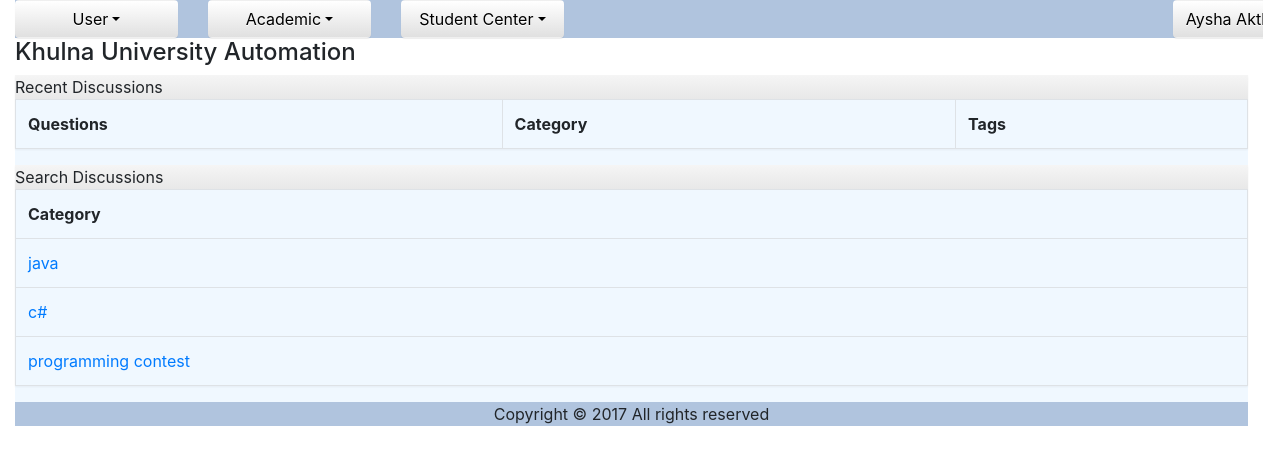
Page /discussion_recent.php (signed in) on the committed database.
### tables this page shows
CREATE TABLE `dms_discussion_category` (
  `ID` varchar(40) NOT NULL,
  `Name` varchar(40) NOT NULL
);

### util/class.util.inc (called while the page is built, shortened)
<?php
class ConfigUtil implements I_DBConfig, I_LogConfig, I_LanguageConfig{
	public static $s_instance;
	private $_host;
	private $_username;
	private $_password;
	private $_database;
	public static function getInstance() {
		if(!self::$s_instance) {
			self::$s_instance = new self();
		}
		return self::$s_instance;
	}
	private function readConfig(){
		$this->_ini_array = parse_ini_file(CONFIG.'system.ini');
		$this->_host =	$this->_ini_array['db_host'];
		$this->_username = $this->_ini_array['db_username'];
		$this->_password = $this->_ini_array['db_password'];
		$this->_database = $this->_ini_array['db_database'];
	}
	public function getDBHost(){
		return $this->_host;
	}
	public function getDBUserName(){
		return $this->_username;
	}
	public function getDBPassword(){
		return $this->_password;
	}
	public function getDBName(){
		return $this->_database;
	}
}
class DBUtil implements I_DBUtil {
	private static $s_instance;
	private $_host;
	private $_username;
	private $_password;
	private $_database;
	protected $_connection;
	protected $_result;
	public static function getInstance() {
		if(!self::$s_instance) {
			self::$s_instance = new self();
		}
		return self::$s_instance;
	}
	private function readDBConfig(){
		$_config = ConfigUtil::getInstance();
		$this->_host = $_config->getDBHost();
		$this->_username = $_config->getDBUserName();
		$this->_password = $_config->getDBPassword();
		$this->_database = $_config->getDBName();
	}
	private function setConnection(){
		$this->_connection = new mysqli($this->_host, $this->_username,
			$this->_password, $this->_database);
	}
	public function doQuery($sql) {
		$this->_result = $this->_connection->query($sql) or die(mysqli_error($this->_connection));
		return $this->_result;
	}
	public function getNumRows() {
		$this->_numRows = mysqli_num_rows($this->_result);
		return $this->_numRows;
	}
	public function getAllRows() {
		$rows = array();
		for($x = 0; $x < $this->getNumRows(); $x++) {
			$rows[] = mysqli_fetch_assoc($this->_result);
		}
		return $rows;
	}
}
class LogUtil{
	private static $s_instance;
	public static function getInstance(){
		if(!self::$s_instance) {
			self::$s_instance = new self();
		}
		return self::$s_instance;
	}
}
class LangUtil{
	private static $s_instance;
	public static function getInstance() {
		if(!self::$s_instance) {
			self::$s_instance = new self();
		}
		return self::$s_instance;
	}
}
?>

### modules/forum/ui/blade/view.mostRecent.blade.inc (called while the page is built, shortened)
<?php
include_once UTILITY.'class.util.inc';
include_once MODULES_FORUM.'bao/class.mostRecentbao.inc';
$_MostRecentBAO = new MostRecentBAO();
?>

### modules/forum/bao/class.mostRecentbao.inc (called while the page is built, shortened)
<?php
include_once UTILITY.'class.util.inc';
include_once MODULES_FORUM.'dao/class.mostRecentdao.inc';
Class MostRecentBAO{
	private $_MostRecentDAO;
	public function __construct(){
		$this->_MostRecentDAO = new MostRecentDAO();
	}
	public function getAllDiscussions(){
		$Result = $this->_MostRecentDAO->getAllDiscussions();
		return $Result;
	}
	public function getAllDiscussionCategorys(){
		$Result = $this->_MostRecentDAO->getAllDiscussionCategorys();
		return $Result;
	}
}
?>

### modules/forum/dao/class.mostRecentdao.inc (called while the page is built, shortened)
<?php
include_once COMMON.'class.common.inc';
include_once COMMON.'class.common.forum.inc';
include_once UTILITY.'class.util.inc';
Class MostRecentDAO{
	private $_DB;
	public function __construct(){
		$this->_DB = DBUtil::getInstance();
	}
	public function getAllDiscussions(){
		$DiscussionList = array();
		$this->_DB->doQuery("SELECT * FROM dms_discussion WHERE CreationDate >= curdate() - INTERVAL DAYOFWEEK(curdate())+6 DAY");
		$rows = $this->_DB->getAllRows();
		for($i = 0; $i < sizeof($rows); $i++) {
			$row = $rows[$i];
			$this->_Discussion = new Discussion();
		    $this->_Discussion->setID ( $row['ID']);
		    $this->_Discussion->setName( $row['Title'] );
		    $this->_Discussion->setCategory( $row['CategoryID'] );
		    $this->_Discussion->setDescription( $row['Description'] );
		    $this->_Discussion->setTag( $row['Tag'] );
		    $this->_Discussion->setCreationDate( $row['CreationDate'] );
		    $this->_Discussion->setCreator( $row['CreatorID'] );
		    $DiscussionList[]=$this->_Discussion;
		}
		$Result = new Result();
		$Result->setIsSuccess(1);
		$Result->setResultObject($DiscussionList);
		return $Result;
	}
	public function getAllDiscussionCategorys(){
		$DiscussionCategoryList = array();
		$this->_DB->doQuery("SELECT * FROM dms_discussion_category");
		$rows = $this->_DB->getAllRows();
		for($i = 0; $i < sizeof($rows); $i++) {
			$row = $rows[$i];
			$this->_DiscussionCategory = new DiscussionCategory();
		    $this->_DiscussionCategory->setID ( $row['ID']);
		    $this->_DiscussionCategory->setName( $row['Name'] );
		    $DiscussionCategoryList[]=$this->_DiscussionCategory;
		}
		$Result = new Result();
		$Result->setIsSuccess(1);
		$Result->setResultObject($DiscussionCategoryList);
		return $Result;
	}
}
?>

### common/class.common.inc (called while the page is built, shortened)
<?php
class Result{
    private $_IsSuccess=0;
    private $_ResultObject;
    public function setIsSuccess($IsSuccess){
        $this->_IsSuccess = $IsSuccess;
    }
    public function getIsSuccess(){
        return $this->_IsSuccess;
    }
    public function setResultObject($ResultObject){
        $this->_ResultObject = $ResultObject;
    }
    public function getResultObject(){
        return $this->_ResultObject;
    }
}
?>

### common/class.common.forum.inc (called while the page is built, shortened)
<?php
class DiscussionCategory{
    private $_ID;
    private $_name;
    public function setID ( $ID ) {
        $this->_ID = $ID;
    }
    public function getID () {
        return $this->_ID;
    }
    public function setName ($Name){
        $this->_name = $Name;
    }
    public function getName(){
        return $this->_name;
    }
}
?>

### modules/forum/ui/view.mostRecent.inc (the view, shortened to what this page needs)
<?php
include_once 'blade/view.mostRecent.blade.inc';
include_once COMMON.'class.common.inc';
?>
<div class="panel panel-default">
    <div class="panel-heading">Recent Discussions</div>
    <div class="panel-body">
	<table class="table table-bordered">
	<?php
	$Result = $_MostRecentBAO->getAllDiscussions();
	if($Result->getIsSuccess()){
	?>
		<tr>
			<th>Questions</th>
			<th>Category</th>
			<th>Tags</th>
		</tr>
	    <?php
	}
	else{
		echo $Result->getResultObject();
	}
	?>
	</table>
	</div>
</div>
<div class="panel panel-default">
    <div class="panel-heading">Search Discussions</div>
    <div class="panel-body">
		<table class="table table-bordered">
			<tr><th>Category</th></tr>
			<tr><?php
				$Result = $_MostRecentBAO->getAllDiscussionCategorys();
				if($Result->getIsSuccess())
				{
					$DiscussionCategorys = $Result->getResultObject();
			        for ($i=0; $i < sizeof($DiscussionCategorys); $i++)
					{
						$DiscussionCategory = $DiscussionCategorys[$i];?>
						<tr><td><a href="search_discussion.php?Category=<?php echo $DiscussionCategory->getID(); ?>" onclick="return; "> <?php echo $DiscussionCategory->getName() ?> </a></td></tr>
					<?php
					}
				}
				?>
			</tr>
		</table>
</div>
</div>

### resources/css/style.css (style rules this page uses)
table,td { border:solid #e9e9e9 1px; }

### rows in the picture
dms_discussion_category: Name "java"
dms_discussion_category: Name "c#"
dms_discussion_category: Name "programming contest"

### other values in the picture
$globalMenu[$i]->getTitle() "User Academic Student Center"
$CurrentUser->getFullName() "Aysha…"
